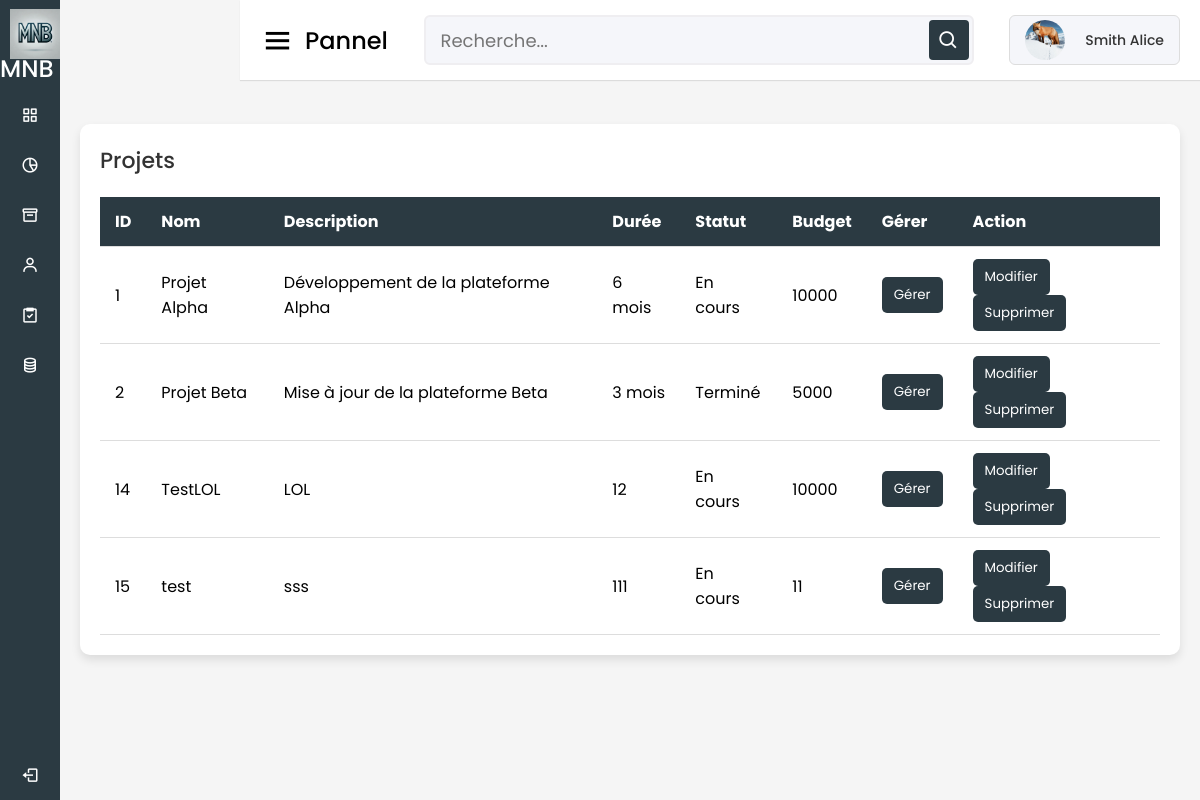
Page /gestion_projet.php (signed in) on the earlier database version.
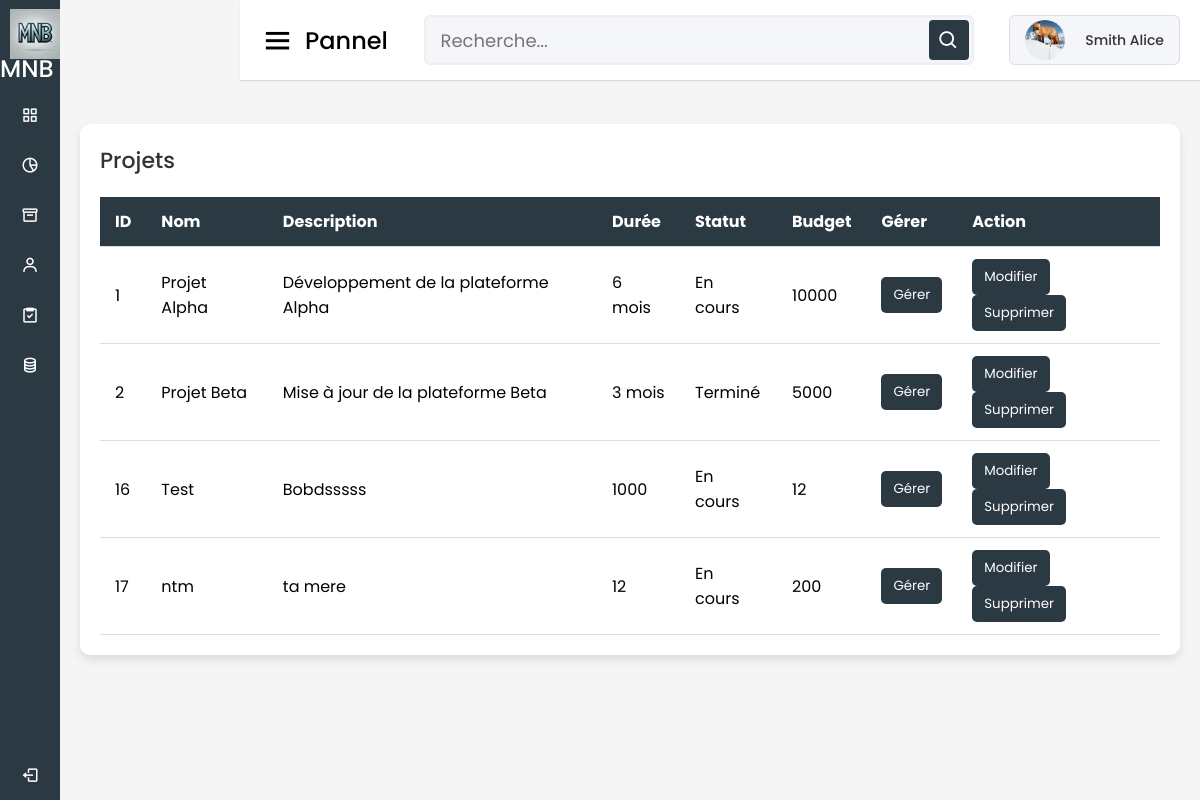
Same page on the later database version.
### tables this page shows
CREATE TABLE `Projet` (
  `IDProjet` int(11) NOT NULL,
  `nomProjet` varchar(50) NOT NULL,
  `Duree_projet` varchar(50) NOT NULL,
  `descriptionProjet` varchar(50) NOT NULL,
  `IDTache` int(11) DEFAULT NULL,
  `Statu` varchar(50) NOT NULL,
  `budget` int(11) NOT NULL,
  `IDUsers` text DEFAULT NULL
);

### gestion_projet.php (the view, shortened to what this page needs)
<?php
$user_info = [
    'Prenom' => $_SESSION['prenom'],
    'Nom' => $_SESSION['nom'],
    'photo' => $_SESSION['photo'],
    'statu' => $_SESSION['statu']
];
$servername = "localhost";
$username = "root";
$password = "";
$dbname = "MNB_data";
$conn = new mysqli($servername, $username, $password, $dbname);
function afficherProjets($conn, $user_info) {
    if ($user_info['statu'] === 'Admin') {
        $sql = "SELECT * FROM Projet";
    } else {
        $user_id = $_SESSION['user_id'];
        $sql = "SELECT * FROM Projet WHERE FIND_IN_SET('$user_id', IDUsers)";
    }
    $result = $conn->query($sql);
    if ($result->num_rows > 0) {
        while ($row = $result->fetch_assoc()) {
            echo '<tr>';
            echo '<td>' . $row["IDProjet"] . '</td>';
            echo '<td>' . htmlspecialchars($row["nomProjet"]) . '</td>';
            echo '<td>' . htmlspecialchars($row["descriptionProjet"]) . '</td>';
            echo '<td>' . htmlspecialchars($row["Duree_projet"]) . '</td>';
            echo '<td>' . htmlspecialchars($row["Statu"]) . '</td>';
            echo '<td>' . htmlspecialchars($row["budget"]) . '</td>';
            echo '<td>';
            echo '<form method="post" action="plan.php" style="display:inline-block;">
                    <input type="hidden" name="id_projet" value="' . $row["IDProjet"] . '">
                    <button type="submit" class="btn btn-info">Gérer</button>
                  </form>';
            echo '</td>';
            echo '<td>';
            echo '<form method="get" action="modifier_projet.php" style="display:inline-block; margin-right: 10px;">
                    <input type="hidden" name="id" value="' . $row["IDProjet"] . '">
                    <button type="submit" class="btn btn-warning">Modifier</button>
                  </form>';
            echo '<form method="post" action="" style="display:inline-block;">
                    <input type="hidden" name="projet_id" value="' . $row["IDProjet"] . '">
                    <button type="submit" name="supprimer_projet" class="btn btn-danger">Supprimer</button>
                  </form>';
            echo '</td>';
            echo '</tr>';
        }
    } else {
        echo "<tr><td colspan='8'>Aucun projet à afficher.</td></tr>";
    }
}
?>
<!DOCTYPE html>
<html lang="fr" dir="ltr">
<head>
    <link rel="stylesheet" href="dashboard.css" />
    <link href="https://unpkg.com/boxicons@2.0.7/css/boxicons.min.css" rel="stylesheet" />
</head>
<body>
    <?php include('sidebar.php'); ?>
    <section class="home-section">
        <?php include('header_gestion.php'); ?>
        <div class="home-content">
            <div class="projects-table">
                <h2>Projets</h2>
                <table>
                    <thead>
                        <tr>
                            <th>ID</th>
                            <th>Nom</th>
                            <th>Description</th>
                            <th>Durée</th>
                            <th>Statut</th>
                            <th>Budget</th>
                            <th>Gérer</th>
                            <th>Action</th>
                        </tr>
                    </thead>
                    <tbody id="ongoing-projects">
                        <?php afficherProjets($conn, $user_info); ?>
                    </tbody>
                </table>
            </div>
        </div>
    </section>
</body>
</html>

Differences in the rows shown:
removed projet: IDProjet "14", nomProjet "TestLOL", descriptionProjet "LOL", Duree_projet "12", Statu "En cours", budget "10000"
removed projet: IDProjet "15", nomProjet "test", descriptionProjet "sss", Duree_projet "111", Statu "En cours", budget "11"
added projet: IDProjet "16", nomProjet "Test", descriptionProjet "Bobdsssss", Duree_projet "1000", Statu "En cours", budget "12"
added projet: IDProjet "17", nomProjet "ntm", descriptionProjet "ta mere", Duree_projet "12", Statu "En cours", budget "200"
